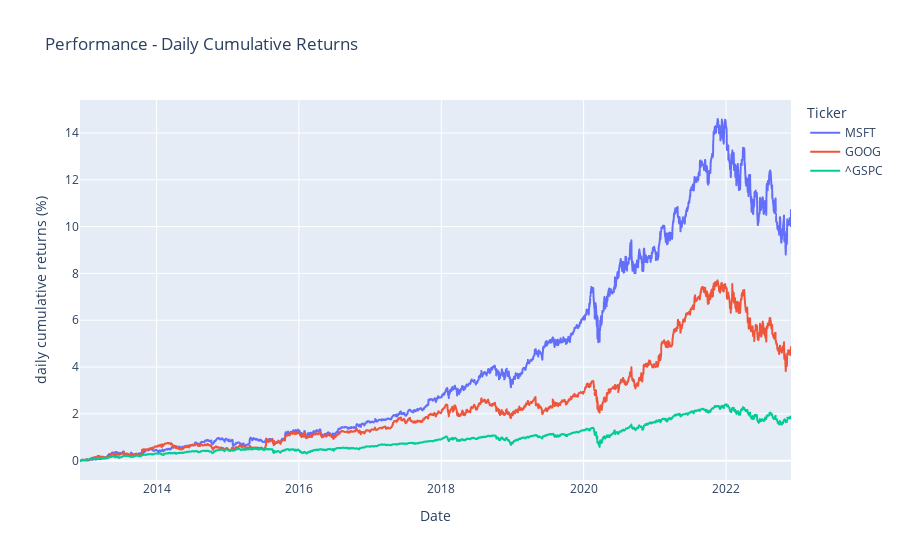

The cell this chart's notebook holds for it:
### Code cell
# chart cumulative return of all tickers in a single chart. Full instructions here: https://www.allthesnippets.com/notes/finance/calculating_cumulative_returns_of_stocks_with_python_and_pandas.html

# Calculates daily & cumulative returns
df_daily_returns = df_px_close.pct_change() # computes daily returns for each security
df_daily_returns = df_daily_returns[1:] # deletes first row with NaN values
df_cum_daily_returns = (1 + df_daily_returns).cumprod() - 1 # calculates cumulative daily returns
df_cum_daily_returns = df_cum_daily_returns.reset_index() # to add row_index to the DataFrame

# Transforms cumulative returns data for charting
df_px_cum_return = df_cum_daily_returns.melt(id_vars=['Date'], value_vars=tickers, var_name='Ticker', value_name='Cumulative Return')
df_px_cum_return['Cumulative Return Percent'] = df_px_cum_return['Cumulative Return']

# Charts cumulative returns
fig = px.line(df_px_cum_return, x='Date',
              y='Cumulative Return Percent', color='Ticker',
              title='Performance - Daily Cumulative Returns',
              labels={'Cumulative Return Percent':'daily cumulative returns (%)', })
fig.show()

### Figure 1 — Plotly figure (JSON) as saved in the notebook; plotly's stock layout.template omitted (floating-point values rounded to 4 significant figures; data arrays with more than 128 entries replaced by an {"elided": "..."} marker saying what was removed)
{"data": [{"hovertemplate": "Ticker=MSFT<br>Date=%{x}<br>daily cumulative returns (%)=%{y}<extra></extra>", "legendgroup": "MSFT", "line": {"color": "#636efa", "dash": "solid"}, "marker": {"symbol": "circle"}, "mode": "lines", "name": "MSFT", "showlegend": true, "type": "scattergl", "x": {"elided": "2516 str values"}, "xaxis": "x", "y": {"elided": "2516 float values"}, "yaxis": "y"}, {"hovertemplate": "Ticker=GOOG<br>Date=%{x}<br>daily cumulative returns (%)=%{y}<extra></extra>", "legendgroup": "GOOG", "line": {"color": "#EF553B", "dash": "solid"}, "marker": {"symbol": "circle"}, "mode": "lines", "name": "GOOG", "showlegend": true, "type": "scattergl", "x": {"elided": "2516 str values"}, "xaxis": "x", "y": {"elided": "2516 float values"}, "yaxis": "y"}, {"hovertemplate": "Ticker=^GSPC<br>Date=%{x}<br>daily cumulative returns (%)=%{y}<extra></extra>", "legendgroup": "^GSPC", "line": {"color": "#00cc96", "dash": "solid"}, "marker": {"symbol": "circle"}, "mode": "lines", "name": "^GSPC", "showlegend": true, "type": "scattergl", "x": {"elided": "2516 str values"}, "xaxis": "x", "y": {"elided": "2516 float values"}, "yaxis": "y"}], "layout": {"legend": {"title": {"text": "Ticker"}, "tracegroupgap": 0}, "title": {"text": "Performance - Daily Cumulative Returns"}, "xaxis": {"anchor": "y", "domain": [0, 1], "title": {"text": "Date"}}, "yaxis": {"anchor": "x", "domain": [0, 1], "title": {"text": "daily cumulative returns (%)"}}}}
